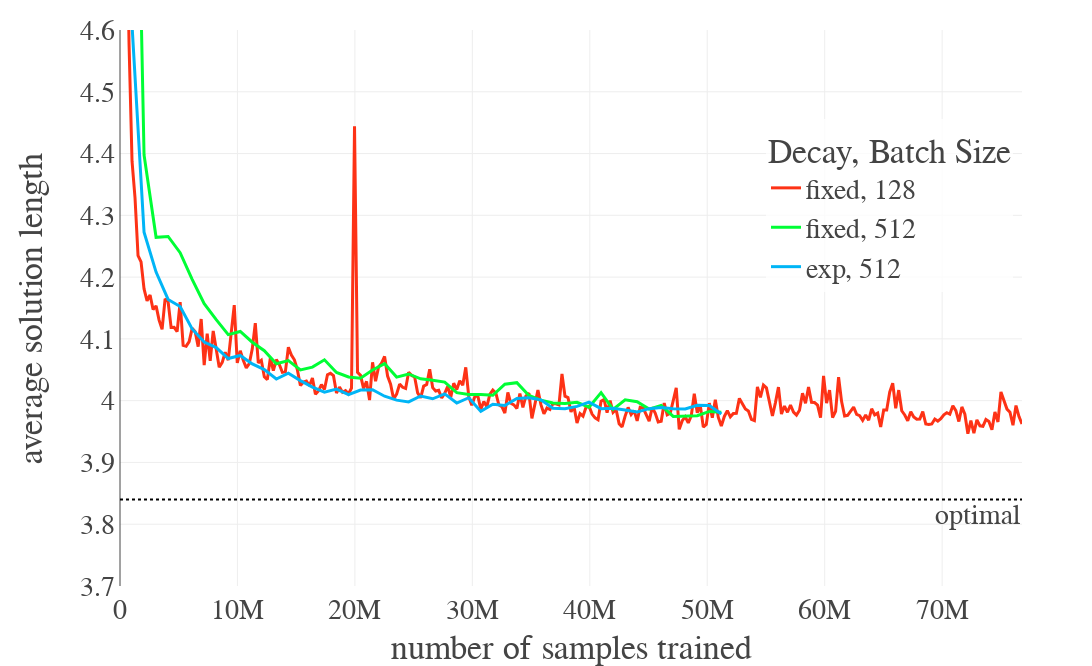

The notebook cell saved with this chart:
### Code cell
# https://plotly.com/python/plot-data-from-csv/
# https://stackoverflow.com/questions/64500472/plot-multiple-pandas-dataframes-in-one-graph-python-plotly
import plotly.express as px
import plotly.graph_objects as go
import plotly.io as pio
pio.kaleido.scope.mathjax = None # https://github.com/plotly/plotly.py/issues/3469

fig = go.Figure()
for i, (name, df) in enumerate(zip(plot_names, plot_dfs)):
    if "Kool" in name or figure_meta['is_kool_plot']:
        fig = fig.add_trace(go.Scatter(x = df[x_df_label][::kool_thinning] * x_mult, # 40
                                   y = df[y_df_labels[i]][::kool_thinning], 
                                   name = name,
                                   marker=dict(size=marker_size),
                                   line=dict(width=3))) # , marker=dict(size=10)
    else:
        fig = fig.add_trace(go.Scatter(x = df[x_df_label][::1] * x_mult,
                                   y = df[y_df_labels[i]][::1], 
                                   name = name,
                                   marker=dict(size=marker_size),
                                   line=dict(width=3)))

fig.update_layout(
    font_family="libertine",
    font_size=28,
    autosize=False,
    width=2000,
    height=666,
    margin=dict(
        l=120,
        r=70,
        b=80,
        t=30,
        pad=4
    ),
    yaxis=dict(
        title_text=y_display_label,
        type="linear" if is_reward_plot else y_type,
        range=(min_y, max_y), 
        rangemode="tozero",
        tickformat='f' if y_type == 'log' else ('.0e' if scientific else None), #'.0e'
        
        ticktext=["-0.1", "-1", "-10", "-100", "-1000", "-10k", "-100k", "-1M", "-10M"] if figure_meta['is_neg_loss_plot'] else None,
        tickvals=[0.1, 1, 10, 100, 1000, 10000, 100000, 1000000, 10000000] if figure_meta['is_neg_loss_plot'] else None,
        #tickmode="array",
        #titlefont=dict(size=30),
    ),
    xaxis=dict(
        title_text=x_display_label,
        range=None if is_reward_plot else (min_x, max_x), # x_mult*df[x_df_label].iloc[-1]
        rangemode="tozero",
        #ticktext=["Very long label", "long label", "3", "label"],
        #tickvals=[1, 2, 3, 4],
        #tickmode="array",
        #titlefont=dict(size=30),
    ),
    title=dict(
        #text=title,
    ),
    legend=dict(
        yanchor="top",
        y=legend_y, # 84   6
        xanchor="right",
        x=legend_x, #0.99,
        bgcolor='rgba(255,255,255,0.8)'
    ),
    legend_title_text=figure_meta['legend_title'],
    #paper_bgcolor="LightSteelBlue",
)
# https://plotly.com/python/horizontal-vertical-shapes/
if tsp_lines:
    fig.add_hline(y=10.43, line_dash="dot", annotation_text="random", annotation_position="bottom right")
    fig.add_hline(y=3.84, line_dash="dot", annotation_text="optimal", annotation_position="bottom right")
    
if op_lines:
    fig.add_hline(y=1.58, line_dash="dot", annotation_text="random", annotation_position="bottom right")
    fig.add_hline(y=5.39, line_dash="dot", annotation_text="optimal", annotation_position="bottom right")

#fig.add_hline(y=3.84, line_dash="dot", annotation_text="optimal (20)", annotation_position="bottom right")
#fig.add_hline(y=5.70, line_dash="dot", annotation_text="optimal (50)", annotation_position="bottom right")
#fig.add_hline(y=7.76, line_dash="dot", annotation_text="optimal (100)", annotation_position="bottom right")

fig.show()
fig.write_image("figures/" + figure_meta['plot_filename'] + ".pdf")

with open("figure_metas/" + figure_meta['plot_filename'] + ".json", "w") as fp:
    json.dump(figure_meta,fp)

### Figure 1 — Plotly figure (JSON) as saved in the notebook; plotly's stock layout.template omitted (floating-point values rounded to 4 significant figures; data arrays with more than 128 entries replaced by an {"elided": "..."} marker saying what was removed)
{"data": [{"line": {"width": 3}, "marker": {"size": 1}, "name": "fixed, 128", "type": "scatter", "x": {"elided": "301 int values"}, "y": {"elided": "301 float values"}}, {"line": {"width": 3}, "marker": {"size": 1}, "name": "fixed, 512", "type": "scatter", "x": [0, 1024000, 2048000, 3072000, 4096000, 5120000, 6144000, 7168000, 8192000, 9216000, 10240000, 11264000, 12288000, 13312000, 14336000, 15360000, 16384000, 17408000, 18432000, 19456000, 20480000, 21504000, 22528000, 23552000, 24576000, 25600000, 26624000, 27648000, 28672000, 29696000, 30720000, 31744000, 32768000, 33792000, 34816000, 35840000, 36864000, 37888000, 38912000, 39936000, 40960000, 41984000, 43008000, 44032000, 45056000, 46080000, 47104000, 48128000, 49152000, 50176000, 51200000], "y": [10.46, 5.359, 4.398, 4.264, 4.266, 4.24, 4.196, 4.157, 4.131, 4.107, 4.112, 4.095, 4.081, 4.06, 4.065, 4.05, 4.054, 4.066, 4.046, 4.038, 4.036, 4.05, 4.06, 4.038, 4.043, 4.035, 4.033, 4.03, 4.013, 4.01, 4.01, 4.009, 4.027, 4.029, 4.008, 4.001, 3.996, 3.995, 3.997, 3.989, 4.013, 3.986, 4.001, 3.998, 3.986, 3.992, 3.975, 3.975, 3.976, 3.983, 3.981]}, {"line": {"width": 3}, "marker": {"size": 1}, "name": "exp, 512", "type": "scatter", "x": [0, 1024000, 2048000, 3072000, 4096000, 5120000, 6144000, 7168000, 8192000, 9216000, 10240000, 11264000, 12288000, 13312000, 14336000, 15360000, 16384000, 17408000, 18432000, 19456000, 20480000, 21504000, 22528000, 23552000, 24576000, 25600000, 26624000, 27648000, 28672000, 29696000, 30720000, 31744000, 32768000, 33792000, 34816000, 35840000, 36864000, 37888000, 38912000, 39936000, 40960000, 41984000, 43008000, 44032000, 45056000, 46080000, 47104000, 48128000, 49152000, 50176000, 51200000], "y": [10.47, 4.608, 4.273, 4.208, 4.164, 4.152, 4.116, 4.095, 4.086, 4.068, 4.073, 4.059, 4.05, 4.035, 4.044, 4.032, 4.022, 4.014, 4.019, 4.01, 4.017, 4.018, 4.007, 4.001, 3.998, 4.008, 4.003, 4.011, 3.996, 4.005, 3.983, 3.994, 3.992, 4.004, 4.005, 4.001, 3.988, 3.987, 3.991, 3.998, 3.987, 3.988, 3.985, 3.982, 3.987, 3.989, 3.987, 3.987, 3.993, 3.992, 3.978]}], "layout": {"annotations": [{"showarrow": false, "text": "random", "x": 1, "xanchor": "right", "xref": "x domain", "y": 10.43, "yanchor": "top", "yref": "y"}, {"showarrow": false, "text": "optimal", "x": 1, "xanchor": "right", "xref": "x domain", "y": 3.84, "yanchor": "top", "yref": "y"}], "autosize": false, "font": {"family": "libertine", "size": 28}, "height": 666, "legend": {"bgcolor": "rgba(255,255,255,0.8)", "title": {"text": "Decay, Batch Size"}, "x": 0.99, "xanchor": "right", "y": 0.84, "yanchor": "top"}, "margin": {"b": 80, "l": 120, "pad": 4, "r": 70, "t": 30}, "shapes": [{"line": {"dash": "dot"}, "type": "line", "x0": 0, "x1": 1, "xref": "x domain", "y0": 10.43, "y1": 10.43, "yref": "y"}, {"line": {"dash": "dot"}, "type": "line", "x0": 0, "x1": 1, "xref": "x domain", "y0": 3.84, "y1": 3.84, "yref": "y"}], "width": 2000, "xaxis": {"rangemode": "tozero", "title": {"text": "number of samples trained"}}, "yaxis": {"range": [3.7, 4.6], "rangemode": "tozero", "tickformat": "f", "title": {"text": "average solution length"}, "type": "linear"}}}
